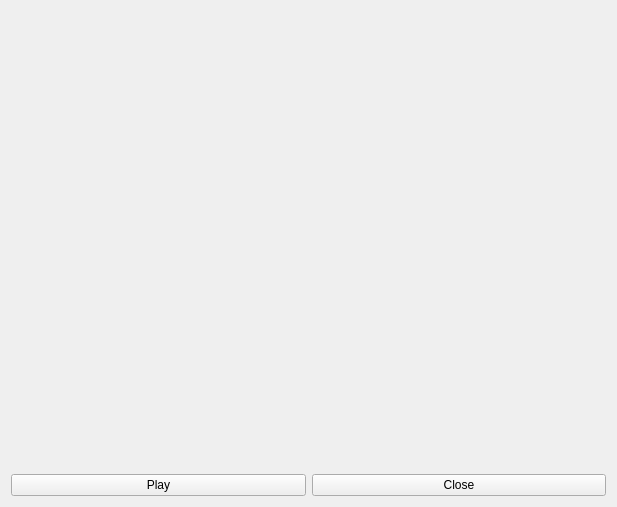
<?xml version="1.0" encoding="UTF-8"?>
<ui version="4.0">
 <class>MyVideoPlayer</class>
 <widget class="QWidget" name="MyVideoPlayer">
  <property name="geometry">
   <rect>
    <x>0</x>
    <y>0</y>
    <width>617</width>
    <height>507</height>
   </rect>
  </property>
  <property name="windowTitle">
   <string>MyVideoPlayer</string>
  </property>
  <layout class="QVBoxLayout" name="verticalLayout_2">
   <item>
    <layout class="QVBoxLayout" name="verticalLayout">
     <item>
      <widget class="QWidget" name="widget" native="true"/>
     </item>
     <item>
      <layout class="QHBoxLayout" name="horizontalLayout">
       <item>
        <widget class="QPushButton" name="pushButton">
         <property name="text">
          <string>Play</string>
         </property>
        </widget>
       </item>
       <item>
        <widget class="QPushButton" name="pushButton_2">
         <property name="text">
          <string>Close</string>
         </property>
        </widget>
       </item>
      </layout>
     </item>
    </layout>
   </item>
  </layout>
 </widget>
 <layoutdefault spacing="6" margin="11"/>
 <resources/>
 <connections/>
</ui>
